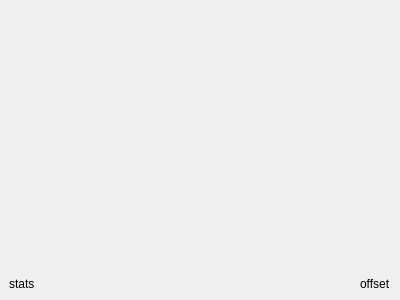
<?xml version="1.0" encoding="UTF-8"?>
<ui version="4.0">
 <comment>
 * Released as open source by NCC Group Plc - http://www.nccgroup.com/
 *
 * Developed by Gabriel Caudrelier, gabriel dot caudrelier at nccgroup dot com
 *
 * https://github.com/nccgroup/pip3line
 *
 * Released under AGPL see LICENSE for more information
</comment>
 <class>HexView</class>
 <widget class="QWidget" name="HexView">
  <property name="geometry">
   <rect>
    <x>0</x>
    <y>0</y>
    <width>400</width>
    <height>300</height>
   </rect>
  </property>
  <property name="windowTitle">
   <string>Form</string>
  </property>
  <layout class="QVBoxLayout" name="mainLayout">
   <property name="spacing">
    <number>0</number>
   </property>
   <property name="leftMargin">
    <number>0</number>
   </property>
   <property name="topMargin">
    <number>0</number>
   </property>
   <property name="rightMargin">
    <number>0</number>
   </property>
   <property name="bottomMargin">
    <number>0</number>
   </property>
   <item alignment="Qt::AlignBottom">
    <widget class="QWidget" name="statsWidget" native="true">
     <property name="sizePolicy">
      <sizepolicy hsizetype="Minimum" vsizetype="Maximum">
       <horstretch>0</horstretch>
       <verstretch>0</verstretch>
      </sizepolicy>
     </property>
     <layout class="QHBoxLayout" name="horizontalLayout">
      <item>
       <widget class="QLabel" name="statsLabel">
        <property name="text">
         <string>stats</string>
        </property>
       </widget>
      </item>
      <item alignment="Qt::AlignRight">
       <widget class="QLabel" name="offsetLabel">
        <property name="text">
         <string>offset</string>
        </property>
       </widget>
      </item>
     </layout>
    </widget>
   </item>
  </layout>
  <action name="deleteSelectionAction">
   <property name="text">
    <string>Delete selection</string>
   </property>
   <property name="toolTip">
    <string>Delete selection</string>
   </property>
  </action>
  <action name="importFileAction">
   <property name="text">
    <string>Load file</string>
   </property>
   <property name="toolTip">
    <string>Load file</string>
   </property>
  </action>
  <action name="saveToFileAction">
   <property name="text">
    <string>All</string>
   </property>
   <property name="toolTip">
    <string>Save all the content to file</string>
   </property>
  </action>
  <action name="selectAllAction">
   <property name="text">
    <string>Select all</string>
   </property>
  </action>
  <action name="keepOnlySelectionAction">
   <property name="text">
    <string>Keep only selection</string>
   </property>
   <property name="toolTip">
    <string>Keep only selection (crop)</string>
   </property>
  </action>
  <action name="sendToNewTabAction">
   <property name="text">
    <string>New tab</string>
   </property>
  </action>
  <action name="newMarkingAction">
   <property name="text">
    <string>New Marking</string>
   </property>
   <property name="toolTip">
    <string>Apply new marking on selection</string>
   </property>
  </action>
  <action name="clearMarkingsAction">
   <property name="text">
    <string>Clear markings</string>
   </property>
   <property name="toolTip">
    <string>Clear all markings on selection</string>
   </property>
  </action>
  <action name="newByteArrayAction">
   <property name="text">
    <string>New byte array</string>
   </property>
   <property name="toolTip">
    <string>Reset to a new byte array</string>
   </property>
  </action>
  <action name="saveSelectedToFileAction">
   <property name="text">
    <string>Selection</string>
   </property>
   <property name="toolTip">
    <string>Save selected bytes to file</string>
   </property>
  </action>
 </widget>
 <resources/>
 <connections/>
</ui>
